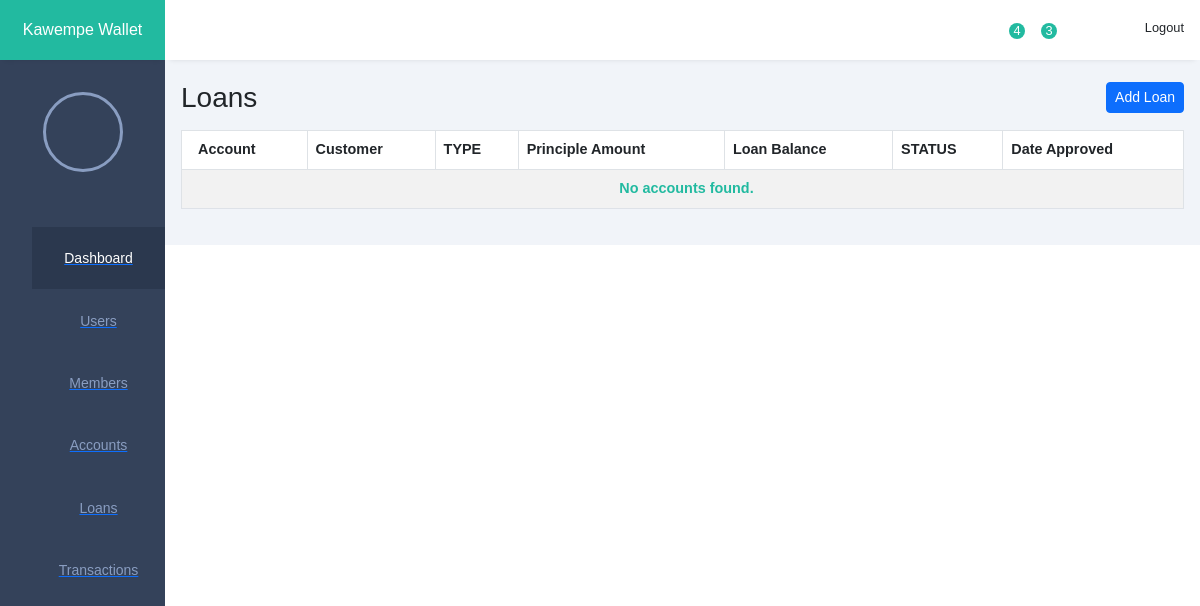
The page /loans/ on the database as committed earlier.
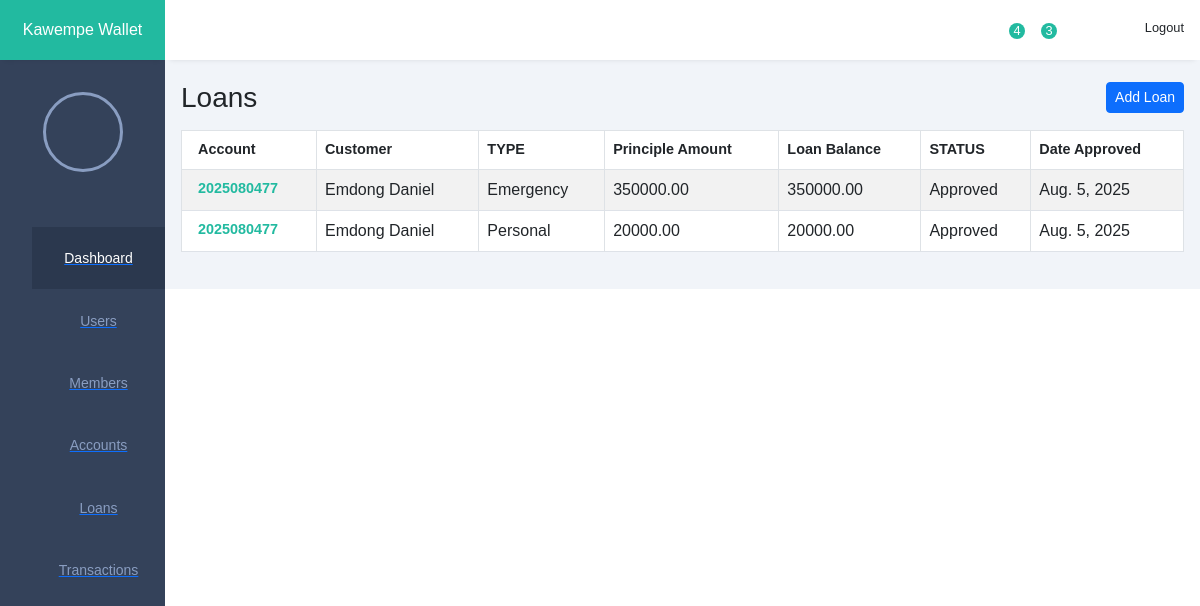
The same page on the database as committed later.
### customers/models.py (models this page shows, shortened)
class Loan(models.Model):
    class LoanType(models.TextChoices):
        EMERGENCY = 'Emergency', _('Emergency')
        EDUCATION = 'Education', _('Education')
        PERSONAL = 'Personal', _('Personal')
        DEVELOPMENT = 'Development', _('Development')
    class LoanStatus(models.TextChoices):
        APPROVED = 'Approved', _('Approved')
        DISBURSED = 'Disbursed', _('Disbursed')
        ACTIVE = 'Active', _('Active')
        CLOSED = 'Closed', _('Closed')
    loan_id = models.UUIDField(
        primary_key=True, default=uuid.uuid4, editable=False, unique=True)
    account = models.ForeignKey(Account, on_delete=models.CASCADE)
    loan_type = models.CharField(
        max_length=50, choices=LoanType.choices, default=LoanType.PERSONAL)
    amount = models.DecimalField(max_digits=10, decimal_places=2)
    loan_balance = models.DecimalField(max_digits=10, decimal_places=2)
    loan_status = models.CharField(
        max_length=50, choices=LoanStatus.choices, default=LoanStatus.APPROVED)
    date_approved = models.DateField(auto_now_add=True)
    class Meta:
        ordering = ['-date_approved']

class Account(models.Model):
    class AccountType(models.TextChoices):
        SAVINGS = 'Savings', _('Savings')
        CURRENT = 'Current', _('Current')
        FIXED = 'Fixed', _('Fixed')
        JOINT = 'Joint', _('Joint')
        CORPORATE = 'Corporate', _('Corporate')
    class AccountStatus(models.TextChoices):
        ACTIVE = 'Active', _('Active')
        CLOSED = 'Closed', _('Closed')
        DORMANT = 'Dormant', _('Dormant')
        SUSPENDED = 'Suspended', _('Suspended')
    customer = models.ForeignKey(Customer, on_delete=models.CASCADE)
    account_number = models.CharField(
        max_length=50, primary_key=True, editable=False, unique=True)
    account_type = models.CharField(
        max_length=50, choices=AccountType.choices, default=AccountType.SAVINGS)
    balance = models.DecimalField(
        max_digits=13, decimal_places=2, default=0.00)
    date_opened = models.DateField(auto_now_add=True)
    status = models.CharField(
        max_length=50, choices=AccountStatus.choices, default=AccountStatus.ACTIVE)

class Customer(models.Model):
    class Salutation(models.TextChoices):
        MR   = 'Mr',   _('Mr.')
        MRS  = 'Mrs',  _('Mrs.')
        MS   = 'Ms',   _('Ms.')
        DR   = 'Dr.',  _('Dr.')
        PROF = 'Prof.',_('Prof.')
        REV  = 'Rev.', _('Rev.')
    salutation    = models.CharField(
        max_length=5,
        choices=Salutation.choices,
        default=Salutation.MR
    )
    first_name    = models.CharField(max_length=100)
    middle_name   = models.CharField(
        max_length=100,
        blank=True,    # not required on forms
        null=True      # allows NULL in the DB
    )
    last_name     = models.CharField(max_length=100)
    id_number     = models.CharField(max_length=100)
    phone_number  = models.CharField(
        max_length=100,
        blank=True     # optional to supply
    )
    email         = models.EmailField(
        blank=True     # optional to supply
    )
    date_of_birth = models.DateField(
        blank=True,
        null=True
    )
    location       = models.CharField(max_length=100)

### customers/views.py (the view)
# urls.py: path('loans/', LoanListView.as_view(), name='loan_list'),
class LoanListView(ListView):
    model = Loan
    template_name = 'bank/loan_list.html'
    context_object_name = 'loans'

### templates/bank/loan_list.html (shortened to what this page needs)
{% extends 'base.html' %}
{% block content %}
<div class="d-flex justify-content-between align-items-center mb-3">
  <h1 class="h3 m-0">Loans</h1>
  <a href="{% url 'loan_add' %}" class="btn btn-primary btn-sm">
    Add Loan
  </a>
</div>
<table width="100%" id="customers-table" class="table table-striped table-hover table-bordered">
  <thead>
    <tr>
      <th>Account</th>
      <th>Customer</th>
      <th>TYPE</th>
      <th>Principle Amount</th>
      <th>Loan Balance</th>
      <th>STATUS</th>
      <th>Date Approved</th>
    </tr>
  </thead>
  <tbody>
    {% for loan in loans %}
    <tr>
      <td>{{ loan.account.account_number }}</td>
      <td>{{ loan.account.customer.first_name }} {{ loan.account.customer.last_name }}</td>
      <td>{{ loan.loan_type }}</td>
      <td>{{ loan.amount }}</td>
      <td>{{ loan.loan_balance }}</td>
      <td>{{ loan.loan_status }}</td>
      <td>{{ loan.date_approved }}</td>
    </tr>
    {% empty %}
    <tr>
      <td colspan="8" class="text-center">No accounts found.</td>
    </tr>
    {% endfor %}
  </tbody>
</table>
{% endblock %}

Rows that differ between the two databases and show on the page:
added Loan: account.account_number "2025080477", account.customer.first_name "Emdong", account.customer.last_name "Daniel", loan_type "Emergency", amount "350000.00", loan_balance "350000.00", loan_status "Approved", date_approved "Aug. 5, 2025"
added Loan: account.account_number "2025080477", account.customer.first_name "Emdong", account.customer.last_name "Daniel", loan_type "Personal", amount "20000.00", loan_balance "20000.00", loan_status "Approved", date_approved "Aug. 5, 2025"
Other text that changed with them:
text no longer shown: "No accounts found."
